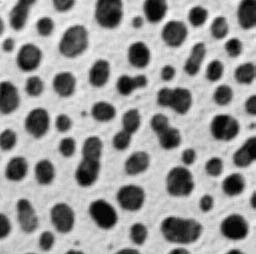
%> input picture assignments/homework5/part_2/blobz1.png, 256 x 254 px
$ octave main.m   (GNU Octave 9; MATLAB toolbox functions it lacks are replaced by stand-ins)
%> lines starting %> are read from the running program, lines starting %| are printed output that depends on the picture; in (x1, y1, x2, y2) boxes, pixels count from 0 and x2, y2 are one past the last pixel; in counts of white or black regions, pixels touching at a corner belong together; the program's own positions count from 1
pkg load image;

A = imread('blobz1.png');
%> A is the input picture: size 254x256 uint8; min 1, max 254, mean 151.8

imhist(A, 64);
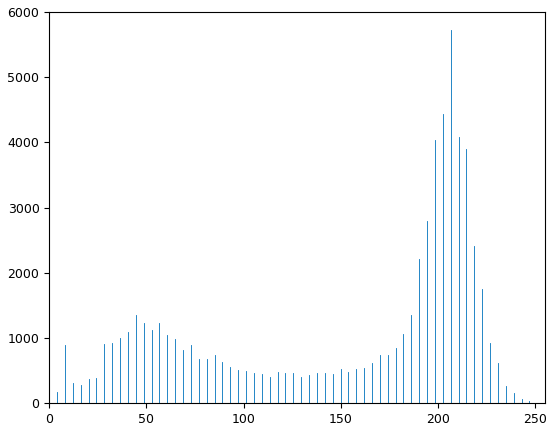
%> figure redrawn from the program's plot data; highest point at x = 206.4, y = 5717

T = 150;


while (1)
  u1 = mean(A(A > T));
  u2 = mean(A(A <= T));
  nT = (u1 + u2) / 2;
  if abs(T-nT) < 0.05
    break;
  end
  T = nT;
end
%> this loop made 5 passes
%> (u1, u2, nT, T) on passes 1 to 4: (201.6, 69.9, 135.7, 135.7), (199.1, 64.24, 131.7, 131.7), (198.5, 62.91, 130.7, 130.7), (198.3, 62.67, 130.5, 130.5)
%> (u1, u2, nT) on pass 5: (198.3, 62.67, 130.5)

T
%> T = 130.5

B = A > T;
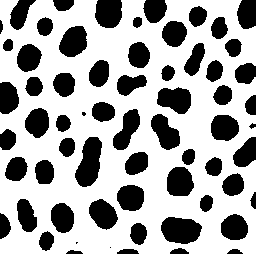
%> B: size 254x256 logical; 65.7% white; 64 black regions (3 under 20 px), largest, box (x1, y1, x2, y2) and area: (75, 137, 102, 187) 907, (161, 217, 202, 244) 859, (157, 87, 191, 114) 680

imwrite(B, 'blobz1_seg.png');

$ run again, with assignments/homework5/part_2/blobz2.png copied over assignments/homework5/part_2/blobz1.png
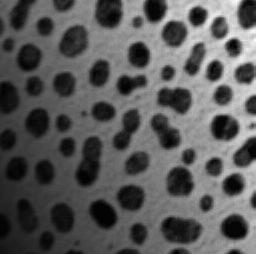
%> input picture assignments/homework5/part_2/blobz2.png, 256 x 254 px
%> A is the input picture: size 254x256 uint8; min 2, max 255, mean 89.7
%> `imhist(A, 64);`:
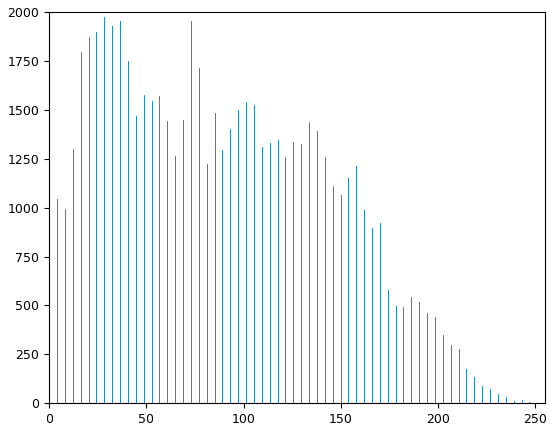
%> figure redrawn from the program's plot data; highest point at x = 28.33, y = 1972
%> the loop `while (1)` made 9 passes
%> (u1, u2, nT, T) on passes 1 to 8: (176.5, 72.97, 124.7, 124.7), (159, 61.47, 110.2, 110.2), (150.9, 55.29, 103.1, 103.1), (146.6, 51.97, 99.27, 99.27), (144.1, 49.94, 96.99, 96.99), (142.2, 48.45, 95.34, 95.34), (141.6, 47.96, 94.8, 94.8), (141.1, 47.47, 94.26, 94.26)
%> `T`: T = 94.26
%> `B = A > T;`:
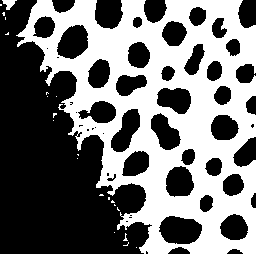
%> B: size 254x256 logical; 45.1% white; 22 white regions (20 under 20 px), largest, box (x1, y1, x2, y2) and area: (16, 0, 256, 254) 29127, (2, 0, 17, 10) 83
